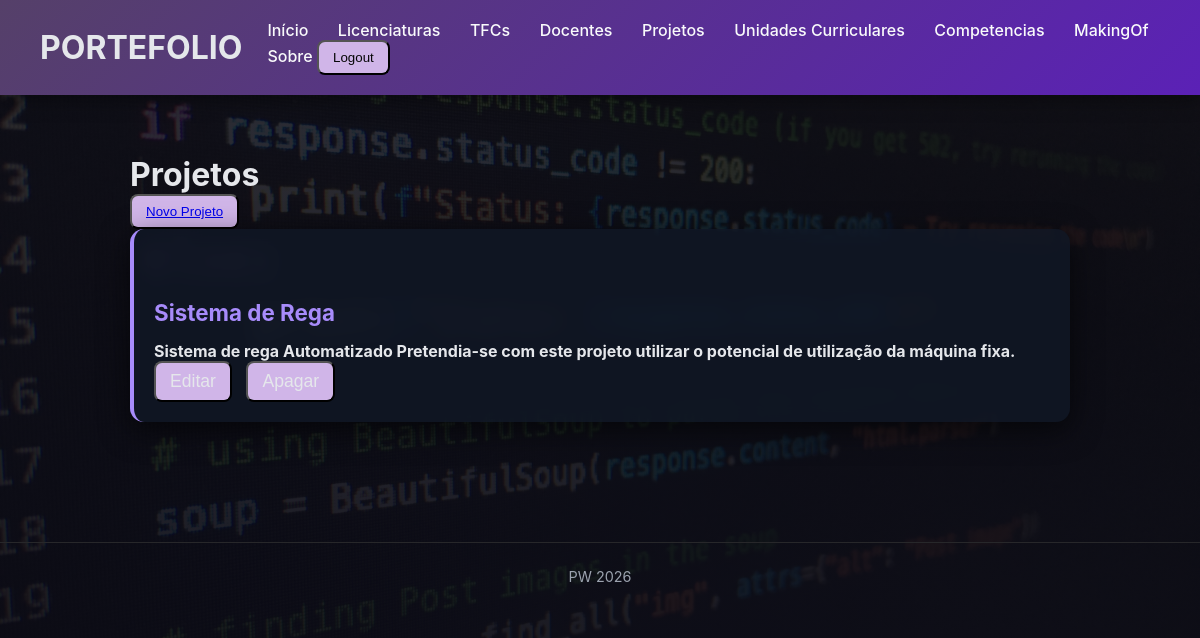
Screenshot of /projetos/ (signed in) with the database file from the repository.
### app/models.py (models this page shows, shortened)
class Projeto(models.Model):
    uc = models.ForeignKey(UnidadeCurricular, on_delete=models.CASCADE, related_name='projetos')
    nome = models.CharField(max_length=200)
    descricao = models.TextField()
    imagem = models.ImageField(upload_to='app/projetos/', blank=True, null=True)
    github = models.URLField(blank=True)

### app/views.py (the view)
# urls.py: path('projetos/',views.projetos_view, name='projetos'),
def projetos_view(request):
    projetos = Projeto.objects.all()
    return render(request, 'app/projetos.html', {'projetos': projetos})

### app/templates/app/projetos.html
{% extends 'app/layout.html' %}
{% block content %}
<h1>Projetos</h1>
{% if user.is_authenticated %}
    <button>
        <a href="{% url 'projeto_novo' %}">Novo Projeto</a>
    </button>
{% endif %}
{% for projeto in projetos %}
        <div class="card">
            <h3>{{ projeto.nome }}</h3>
            <h4>{{ projeto.descricao }}</h4>
            {% if user.is_authenticated %}
                <button>
                    <a href="{% url 'editar_projeto' projeto.id %}">Editar</a>
                </button>
                <button>
                    <a href="{% url 'projeto_apagar' projeto.id %}">Apagar</a>
                </button>
            {% endif %}
        </div>
{% endfor %}
{% endblock %}

### app/templates/app/layout.html (style rules this page uses)
* { margin: 0; padding: 0; box-sizing: border-box; }
body { margin: 0; font-family: 'Inter', 'Segoe UI', sans-serif; color: #e5e7eb; background: linear-gradient(rgba(10,10,20,0.85), rgba(10,10,20,0.95)), url("/static/app/code_banner.avif"); background-size: cover; background-position: center; background-attachment: fixed; }
h3 { color: #a78bfa; margin-top: 50px; margin-bottom: 15px; font-size: 1.4rem; }
.card a { color: #e5e7eb; text-decoration: none; font-size: 1.1rem; font-weight: 500; }
button { padding: 8px 14px; background: #d0b5e8; color: rgb(6, 6, 6); border-radius: 8px; text-decoration: none; margin-right: 10px; }

### rows the page displays
Projeto: nome "Sistema de Rega", descricao "Sistema de rega Automatizado Pretendia-se com este projeto utilizar o potencial de utilização da máquina fixa."
